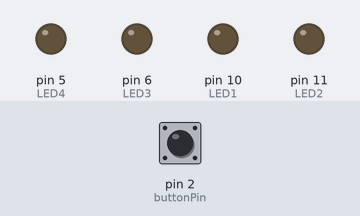
A sketch run on a simulated Arduino Uno, built with avr-gcc and run on an emulated ATmega328P. On the bench: output pins drawn as LEDs (lit = HIGH). Dashed ring = blinking. The inputs (shaded band) are chosen by the test bench; at power-on: pin 2 (buttonPin) HIGH.

Above: at 1.2 s.
1.3 s: pin 2 (buttonPin) pulled LOW for 0.15 s
At 1.7 s:
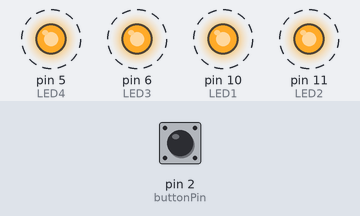
4.4 s: pin 2 (buttonPin) pulsed LOW 2 times (0.12 s each, 0.3 s apart)
7.4 s: pin 2 (buttonPin) pulled LOW for 1 s
9.9 s: pin 2 (buttonPin) pulled LOW for 3.2 s
At 10.3 s:
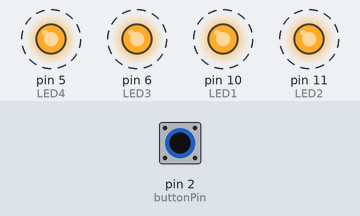
Timing chart, 0 to 15.6 s (numbered marks = the images above; inputs shaded):
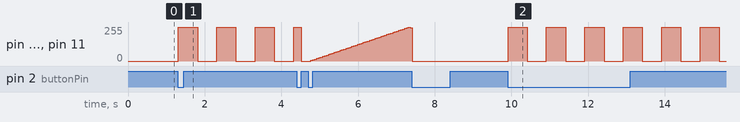

Measured:
- after the input at 1.3 s, pin 5 (LED4), pin 6 (LED3), pin 10 (LED1), pin 11 (LED2): alternates 255/255 for 0.50 s and 0/255 for 0.50 s, starting at once
- after the input at 9.9 s, pin 5 (LED4), pin 6 (LED3), pin 10 (LED1), pin 11 (LED2): alternates 255/255 for 0.50 s and 0/255 for 0.50 s, starting at once

The sketch:

ss7_three_stages.ino
```cpp
//SS7
const int buttonPin = 2;
const int LED1 = 10;//pwm
const int LED2 = 11; //pwm
const int LED3 = 6;
const int LED4 = 5;

int LEDState = 0;
int buttonState = HIGH; //HIGH is not pressed, and LOW is pressed
int lastButtonState = HIGH;

unsigned long previousMillis = 0;
int numStates = 3;

const unsigned long interval = 500;
const unsigned long interval2 = 200;

const int fadeInterval = 50;
int fadeCounter = 0;
bool blinkState = false;

void setup() {
  pinMode(LED1, OUTPUT);
  pinMode(LED2, OUTPUT);
  pinMode(LED3, OUTPUT);
  pinMode(LED4, OUTPUT);
  pinMode(buttonPin, INPUT_PULLUP);
}

void loop() {
  unsigned long currentMillis = millis();

  checkButton();

  if(LEDState == 1){
    if(currentMillis - previousMillis >= interval){
      previousMillis = currentMillis;

      if(blinkState == true){
        digitalWrite(LED1, LOW);
        digitalWrite(LED2, LOW);
        digitalWrite(LED3, LOW);
        digitalWrite(LED4, LOW);
      }
      else{
        digitalWrite(LED1, HIGH);
        digitalWrite(LED2, HIGH);
        digitalWrite(LED3, HIGH);
        digitalWrite(LED4, HIGH);

      }
      blinkState = !blinkState;
    }//blinking faster
  } else if(LEDState == 2){
    if(currentMillis - previousMillis >= interval2){
      previousMillis = currentMillis;

      if(blinkState == true){
        digitalWrite(LED1, LOW);
        digitalWrite(LED2, LOW);
        digitalWrite(LED3, LOW);
        digitalWrite(LED4, LOW);
      }
      else{
        digitalWrite(LED1, HIGH);
        digitalWrite(LED2, HIGH);
        digitalWrite(LED3, HIGH);
        digitalWrite(LED4, HIGH);
      }
      blinkState = !blinkState;
    }//fade state 3
  } else if(LEDState == 3){
    if(currentMillis - previousMillis >= fadeInterval){
      previousMillis = currentMillis;

      analogWrite(LED1, fadeCounter);
      analogWrite(LED2, fadeCounter);
      analogWrite(LED3, fadeCounter);
      analogWrite(LED4, fadeCounter);
      if(blinkState == LOW){
        fadeCounter += 5;
        if(fadeCounter >= 255){
          blinkState = HIGH;
        }
      } else {
        fadeCounter -= 5;
        if(fadeCounter <= 0){
          blinkState = LOW;
        }
      }
    }
  } else{
    digitalWrite(LED1, LOW);
    digitalWrite(LED2, LOW);
    digitalWrite(LED3, LOW);
    digitalWrite(LED4, LOW);
    blinkState = false;
  }
}


void checkButton(){
  buttonState = digitalRead(buttonPin);
  delay(10);

  if(buttonState == LOW && lastButtonState == HIGH){
    LEDState++;
    if(LEDState > numStates){
      LEDState = 0;
    }
  }
  else {
  }

  lastButtonState = buttonState;
}
```
